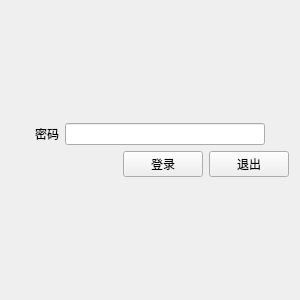
<?xml version="1.0" encoding="UTF-8"?>
<ui version="4.0">
 <class>passWin</class>
 <widget class="QWidget" name="passWin">
  <property name="geometry">
   <rect>
    <x>0</x>
    <y>0</y>
    <width>300</width>
    <height>300</height>
   </rect>
  </property>
  <property name="minimumSize">
   <size>
    <width>300</width>
    <height>300</height>
   </size>
  </property>
  <property name="maximumSize">
   <size>
    <width>300</width>
    <height>300</height>
   </size>
  </property>
  <property name="windowTitle">
   <string>passWin</string>
  </property>
  <layout class="QVBoxLayout" name="verticalLayout_2">
   <item>
    <spacer name="verticalSpacer">
     <property name="orientation">
      <enum>Qt::Vertical</enum>
     </property>
     <property name="sizeHint" stdset="0">
      <size>
       <width>20</width>
       <height>40</height>
      </size>
     </property>
    </spacer>
   </item>
   <item>
    <layout class="QVBoxLayout" name="verticalLayout">
     <item>
      <layout class="QHBoxLayout" name="horizontalLayout_2">
       <item>
        <spacer name="horizontalSpacer_2">
         <property name="orientation">
          <enum>Qt::Horizontal</enum>
         </property>
         <property name="sizeHint" stdset="0">
          <size>
           <width>40</width>
           <height>20</height>
          </size>
         </property>
        </spacer>
       </item>
       <item>
        <widget class="QLabel" name="label">
         <property name="text">
          <string>密码</string>
         </property>
        </widget>
       </item>
       <item>
        <widget class="QLineEdit" name="passwordEdit">
         <property name="minimumSize">
          <size>
           <width>200</width>
           <height>0</height>
          </size>
         </property>
        </widget>
       </item>
       <item>
        <spacer name="horizontalSpacer_3">
         <property name="orientation">
          <enum>Qt::Horizontal</enum>
         </property>
         <property name="sizeHint" stdset="0">
          <size>
           <width>40</width>
           <height>20</height>
          </size>
         </property>
        </spacer>
       </item>
      </layout>
     </item>
     <item>
      <layout class="QHBoxLayout" name="horizontalLayout">
       <item>
        <spacer name="horizontalSpacer">
         <property name="orientation">
          <enum>Qt::Horizontal</enum>
         </property>
         <property name="sizeHint" stdset="0">
          <size>
           <width>40</width>
           <height>20</height>
          </size>
         </property>
        </spacer>
       </item>
       <item>
        <widget class="QPushButton" name="password">
         <property name="text">
          <string>登录</string>
         </property>
        </widget>
       </item>
       <item>
        <widget class="QPushButton" name="pushButton">
         <property name="text">
          <string>退出</string>
         </property>
        </widget>
       </item>
      </layout>
     </item>
    </layout>
   </item>
   <item>
    <spacer name="verticalSpacer_2">
     <property name="orientation">
      <enum>Qt::Vertical</enum>
     </property>
     <property name="sizeHint" stdset="0">
      <size>
       <width>20</width>
       <height>40</height>
      </size>
     </property>
    </spacer>
   </item>
  </layout>
 </widget>
 <layoutdefault spacing="6" margin="11"/>
 <resources>
  <include location="heuRobocon.qrc"/>
 </resources>
 <connections>
  <connection>
   <sender>pushButton</sender>
   <signal>clicked()</signal>
   <receiver>passWin</receiver>
   <slot>close()</slot>
   <hints>
    <hint type="sourcelabel">
     <x>260</x>
     <y>167</y>
    </hint>
    <hint type="destinationlabel">
     <x>292</x>
     <y>182</y>
    </hint>
   </hints>
  </connection>
 </connections>
 <slots>
  <slot>on_password_clicked()</slot>
 </slots>
</ui>
